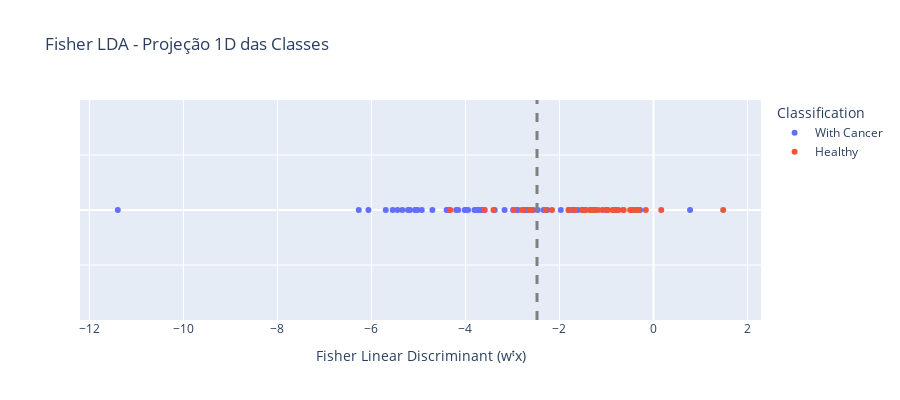

Source (notebook cell):
### Markdown cell above
### LDA FISHER

### Code cell
# Converter X para NumPy para evitar erro de indexação
X_np = x_train.to_numpy()
y_np = y_train.to_numpy()

# Índices das classes (1=Healthy, 2=With Cancer)
ixHealthy = np.where(y_np == 1)[0]
ixCancer = np.where(y_np == 2)[0]

# Médias de cada classe (vetores coluna)
muHealthy = np.array([np.mean(X_np[ixHealthy, :], axis=0)]).T
muCancer = np.array([np.mean(X_np[ixCancer, :], axis=0)]).T

# Matrizes de dispersão intra-classe
S1 = (X_np[ixHealthy, :].T - muHealthy) @ (X_np[ixHealthy, :].T - muHealthy).T
S2 = (X_np[ixCancer, :].T - muCancer) @ (X_np[ixCancer, :].T - muCancer).T

# Dispersão total dentro das classes
Sw = S1 + S2
SwInv = np.linalg.inv(Sw)

# Vetor discriminante de Fisher
w = SwInv @ (muHealthy - muCancer)
w = w / np.linalg.norm(w)  # normalização

# Projetar os dados originais nessa direção
Xp = X_np @ w
Xp = Xp.squeeze()

# Criar rótulos legíveis
y_labels = y_train.replace({1: "Healthy", 2: "With Cancer"})

# Plot 1D (linha horizontal)
fig = px.scatter(
    x=Xp,
    y=np.zeros_like(Xp),
    color=y_labels,
    labels=dict(x="Fisher LDA1", y="", color="Classification"),
    title="Fisher Linear Discriminant - Projeção 1D das Classes"
)

b = 0.5 * (w.T @ (muHealthy + muCancer))

# Adicionar linha de separação
fig.add_vline(x=b.squeeze(), line=dict(color='gray', dash='dash', width=3), name='Decision boundary')

fig.update_layout(
    title="Fisher LDA - Projeção 1D das Classes",
    xaxis_title="Fisher Linear Discriminant (wᵗx)",
    yaxis=dict(showticklabels=False, title=""),

)

fig.update_layout(height=400)
fig.show()

### Figure 1 — Plotly figure (JSON) as saved in the notebook; plotly's stock layout.template omitted (floating-point values rounded to 4 significant figures)
{"data": [{"hovertemplate": "Classification=With Cancer<br>Fisher LDA1=%{x}<br>=%{y}<extra></extra>", "legendgroup": "With Cancer", "marker": {"color": "#636efa", "symbol": "circle"}, "mode": "markers", "name": "With Cancer", "orientation": "v", "showlegend": true, "type": "scatter", "x": [-4.704, -3.378, -1.336, -5.548, -6.27, -1.705, -3.611, -3.808, -1.016, -0.2864, -1.461, -5.181, -2.556, -2.463, -3.684, 0.7777, -3.737, -4.929, -1.725, -4.361, -5.223, -5.696, -4.017, -3.986, -11.4, -2.987, -2.258, -3.591, -3.663, -6.064, -5.022, -3.168, -1.972, -5.058, -5.071, -5.344, -0.7808, -2.339, -3.945, -3.775, -2.882, -2.681, -4.198, -1.614, -2.722, -4.156, -5.447, -2.726, -4.401, -2.912, -1.526], "xaxis": "x", "y": [0, 0, 0, 0, 0, 0, 0, 0, 0, 0, 0, 0, 0, 0, 0, 0, 0, 0, 0, 0, 0, 0, 0, 0, 0, 0, 0, 0, 0, 0, 0, 0, 0, 0, 0, 0, 0, 0, 0, 0, 0, 0, 0, 0, 0, 0, 0, 0, 0, 0, 0], "yaxis": "y"}, {"hovertemplate": "Classification=Healthy<br>Fisher LDA1=%{x}<br>=%{y}<extra></extra>", "legendgroup": "Healthy", "marker": {"color": "#EF553B", "symbol": "circle"}, "mode": "markers", "name": "Healthy", "orientation": "v", "showlegend": true, "type": "scatter", "x": [-1.809, -2.974, -2.292, -3.601, -1.358, -0.8575, -0.355, -1.672, -0.7984, -0.4586, -2.159, -0.6374, 0.1653, -0.9744, -1.508, -1.5, -1.796, -0.7429, -1.178, -0.8674, -2.762, -2.589, -2.802, -0.368, -1.296, -1.802, -0.4974, -0.6408, -4.324, 1.482, -1.247, -0.163, -0.3205, -1.244, -3.405, -1.089, -0.9833, -0.4334, -1.44, -2.632, -1.291], "xaxis": "x", "y": [0, 0, 0, 0, 0, 0, 0, 0, 0, 0, 0, 0, 0, 0, 0, 0, 0, 0, 0, 0, 0, 0, 0, 0, 0, 0, 0, 0, 0, 0, 0, 0, 0, 0, 0, 0, 0, 0, 0, 0, 0], "yaxis": "y"}], "layout": {"height": 400, "legend": {"title": {"text": "Classification"}, "tracegroupgap": 0}, "shapes": [{"line": {"color": "gray", "dash": "dash", "width": 3}, "name": "Decision boundary", "type": "line", "x0": -2.478, "x1": -2.478, "xref": "x", "y0": 0, "y1": 1, "yref": "y domain"}], "title": {"text": "Fisher LDA - Projeção 1D das Classes"}, "xaxis": {"anchor": "y", "domain": [0, 1], "title": {"text": "Fisher Linear Discriminant (wᵗx)"}}, "yaxis": {"anchor": "x", "domain": [0, 1], "showticklabels": false, "title": {"text": ""}}}}
